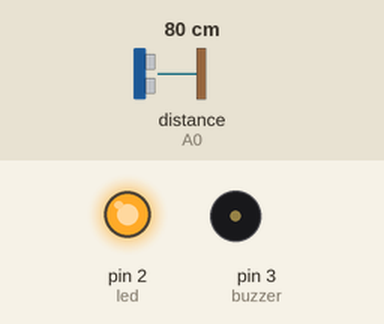
This sketch was run on a simulated Arduino Uno, built with avr-gcc and run on an emulated ATmega328P. On the bench: output pins drawn as LEDs (lit = HIGH), buzzer (waves = sounding, pin HIGH). The test bench sets the inputs (shaded band); at power-on: distance to the obstacle (sensor on A0) 80 cm. What the sketch prints to the serial monitor is not drawn.

Above: at 0.1 s.
Timing chart, 0 to 1.6 s (numbered marks = the images above):
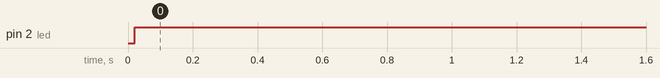

The sketch:

M0319_Arduino.ino
```cpp
#include <SharpIR.h>
int led = 2;
int buzzer = 3;
#define IR A0
#define model 100500
/*
  2 to 15 cm GP2Y0A51SK0F  use 1080
  4 to 30 cm GP2Y0A41SK0F / GP2Y0AF30 series  use 430
  10 to 80 cm GP2Y0A21YK0F  use 1080
  10 to 150 cm GP2Y0A60SZLF use 10150
  20 to 150 cm GP2Y0A02YK0F use 20150
  100 to 550 cm GP2Y0A710K0F  use 100500
*/

SharpIR SharpIR(IR, model);
void setup() {
   pinMode(led, OUTPUT);
   pinMode(buzzer, OUTPUT);
  Serial.begin(9600);
}

void loop() {
  unsigned long startTime = millis();
  int dis = SharpIR.distance();
  Serial.print("distance: ");
  Serial.println(dis);
if (dis > 110){
    digitalWrite(led, LOW);
    digitalWrite(buzzer, HIGH);
   }
   if (dis < 110){
    digitalWrite(led, HIGH);
    digitalWrite(buzzer, LOW);
   }
   delay (500);
}
```

Measured:
- by itself, pin 2 (led): LOW → HIGH at 0.02 s
